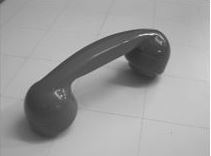
#> input picture image/telephone.jpg, 211 x 156 px
$ python cannyEdgeDetection.py
#> lines starting #> are read from the running program, lines starting #| are printed output that depends on the picture; after the words box and inside, x2 and y2 are one past the last pixel; in counts of white or black regions, pixels touching at a corner belong together
import cv2
import matplotlib.pyplot as plt

img = cv2.imread("../image/telephone.jpg", cv2.IMREAD_GRAYSCALE)
#> img is the input picture: shape (156, 211); min 43, max 255, mean 157

# Apply Canny edge detection
minThreshold = 80
maxThreshold = 180
edges = cv2.Canny(img, minThreshold, maxThreshold)
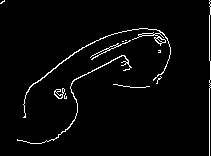
#> edges: shape (156, 211); 3% white in thin lines or dots

# Display the original and edge-detected images side by side
plt.figure(figsize=(10, 5))
plt.subplot(1, 2, 1)
plt.imshow(img, cmap='gray')
plt.title('Original Grayscale Image')
plt.axis('off')

plt.subplot(1, 2, 2)
plt.imshow(edges, cmap='gray')
plt.title(f'Canny Edges (T1={minThreshold}, T2={maxThreshold})')
plt.axis('off')

plt.tight_layout()
plt.show()
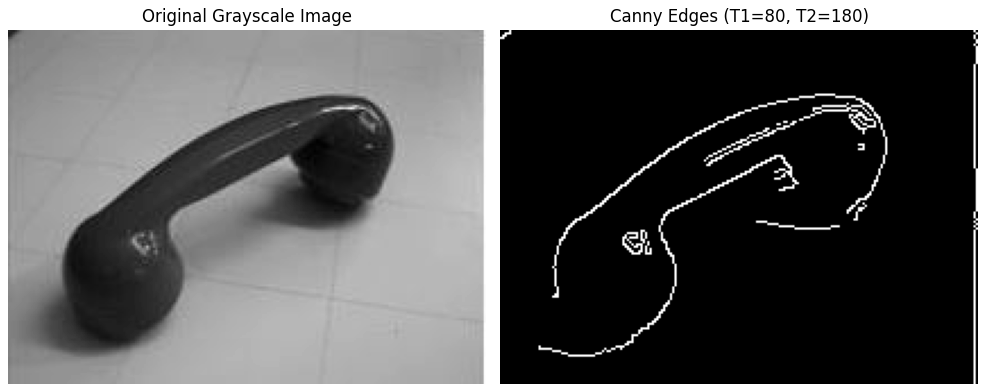
#> figure drawn by matplotlib, 2 panels

$ run again, with image/2.jpg copied over image/telephone.jpg
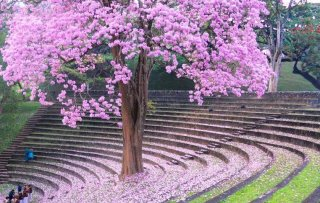
#> input picture image/2.jpg, 320 x 203 px
#> `edges = cv2.Canny(img, minThreshold, maxThreshold)`:
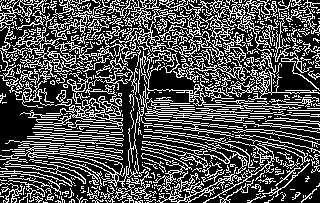
#> edges: shape (203, 320); 31.5% white in thin lines or dots
#> `plt.show()`:
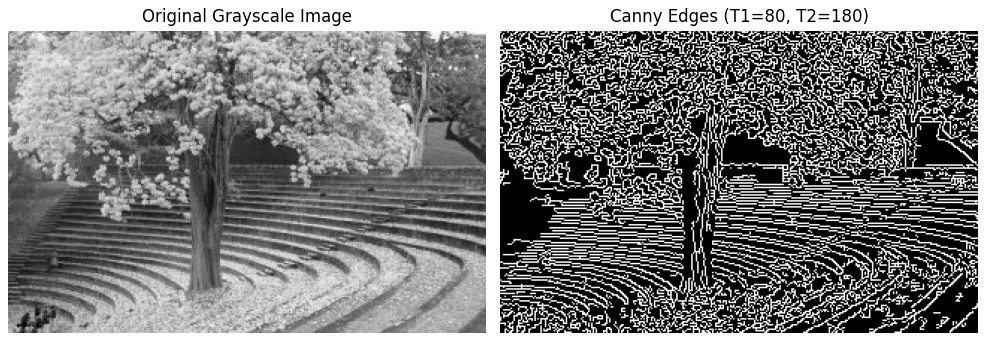
#> figure drawn by matplotlib, 2 panels

$ run again, with image/3.jpg copied over image/telephone.jpg
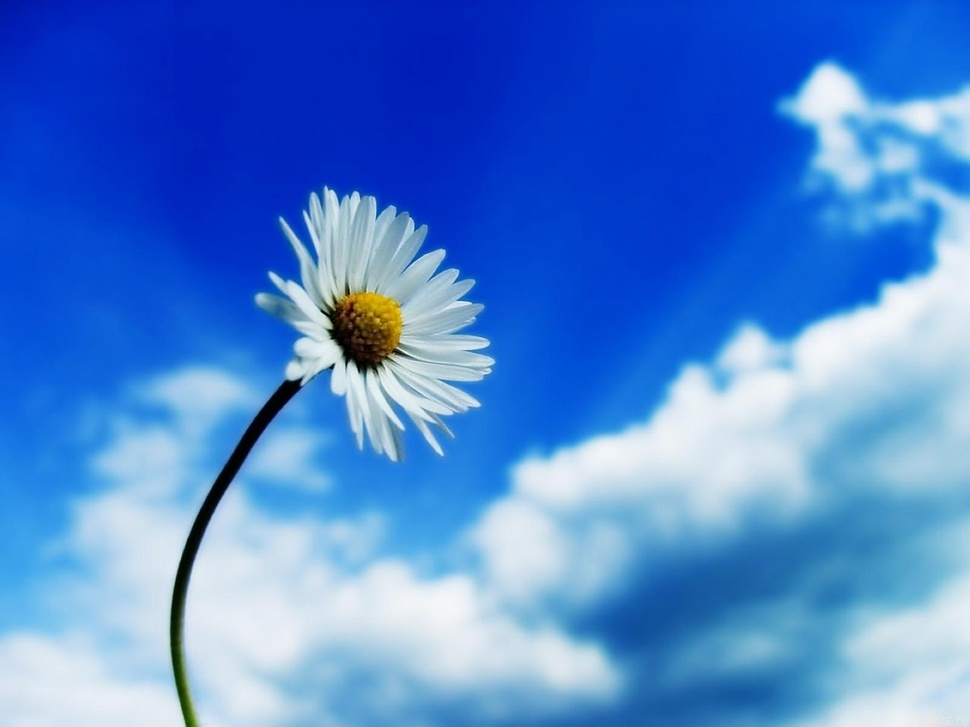
#> input picture image/3.jpg, 970 x 727 px, shrunk from 1600 x 1200 before the run
#> `edges = cv2.Canny(img, minThreshold, maxThreshold)`:
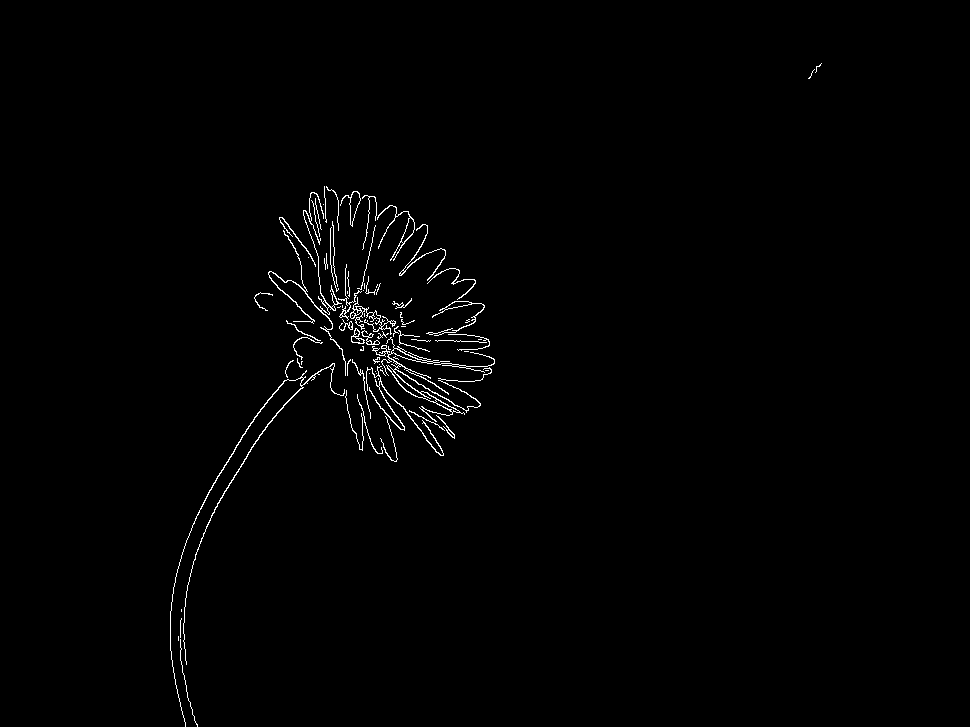
#> edges: shape (727, 970); 0.95% white in thin lines or dots, all inside (x1, y1, x2, y2) = (170, 63, 822, 727)
#> `plt.show()`:
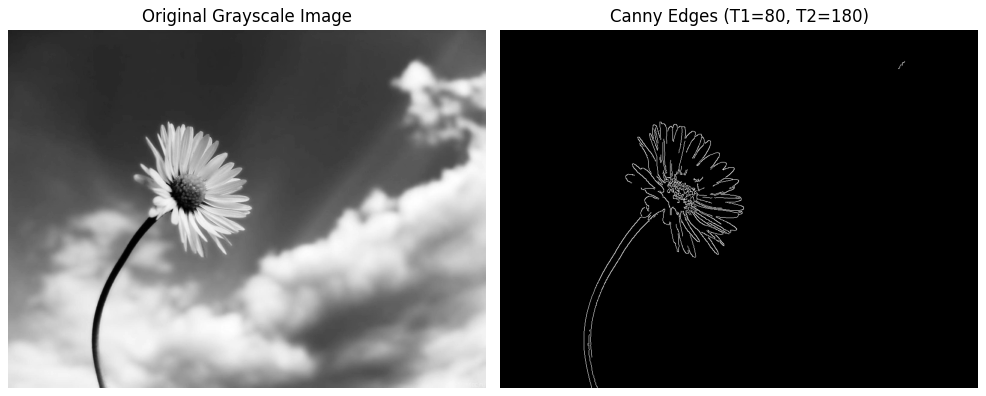
#> figure drawn by matplotlib, 2 panels
